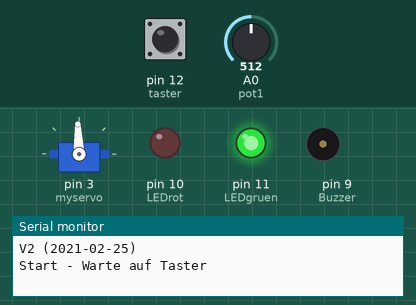
Bench run of a sketch on a simulated Arduino Uno, built with avr-gcc and run on an emulated ATmega328P. On the bench: servo, output pins drawn as LEDs (lit = HIGH), buzzer (waves = sounding, pin HIGH), the last lines printed to the serial monitor. Inputs (shaded band) come from the test bench; at power-on: pin 12 (taster) LOW, A0 (pot1) = 512.

Above: at 1.2 s.
1.3 s: pin 12 (taster) pulled HIGH for 0.15 s
At 4.9 s:
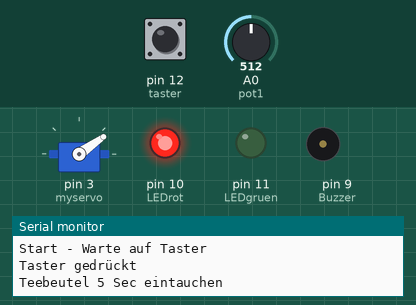
At 9.81 s:
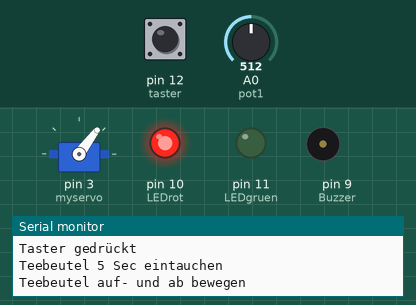
Timing chart, 0 to 10.3 s (numbered marks = the images above; inputs shaded):
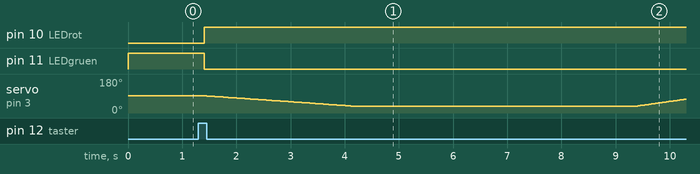

The sketch:

tea-timer.ino
```cpp
char version[ ] ="V2 (2021-02-25)";

#include <Arduino.h>

#include <Servo.h>
Servo myservo;

// Ein paar Variablen für die Hardware
const int pot1 = A0;
int pot1_wert = 0;
const int taster=12;
int tasterstatus=0;
const int LEDgruen=11;
const int LEDrot=10;
const int Buzzer=9;

// Ein paar Winkeleinstellungen für den Arm
const int Beuteloben=92;
const int Beutelunten=35;
const int Beutelmitte=80;

// Variablen für die Zeitmessung
unsigned long startMillis = 0;
unsigned long endMillis = 0;
unsigned long zeit;

// Status fürs Programm
int programmstatus=0;
int armstellung = 0;

void setup() {
  pinMode(taster, INPUT);
  pinMode(LEDgruen, OUTPUT);
  digitalWrite(LEDgruen, HIGH);
  pinMode(LEDrot, OUTPUT);
  digitalWrite(LEDrot, LOW);
  pinMode(Buzzer, OUTPUT);
  digitalWrite(Buzzer,LOW);
  Serial.begin(9600);
  myservo.attach(3);
  Serial.println(version);
  Serial.println("Start - Warte auf Taster");
  armstellung=Beuteloben;
  myservo.write(armstellung);
}

void endbeep(){
  int i;
  for (i=0;i<3;i++) {
    digitalWrite(Buzzer, HIGH);
    delay(500);
    digitalWrite(Buzzer, LOW);
    delay(500);
  }
}

void servobewegung(int zielwinkel){
  int diff;
  int schritt = 1;
  int warten=25;
  diff = zielwinkel - armstellung;
  if (diff < 0)
  {
    schritt = -1;
    warten=50;
  }
  while (armstellung != zielwinkel)
  {
    armstellung = armstellung + schritt;
    myservo.write(armstellung);
    delay(warten);
  }
}

// taucht den Beutel 5 mal raus und rein,
void aufab(){
  int i;
  for (i=0;i<5;i++){
    servobewegung(Beutelmitte);
    delay(500);
    servobewegung(Beutelunten);
    delay(500);
  }
}

void loop() {
  pot1_wert = analogRead(pot1);
  pot1_wert = map(pot1_wert, 0 ,1023, 0, 100);
  // Abhängig vom Programmstatus die LED schalten, grün ist fertig, rot=läuft.
  if (programmstatus == 0)
  {
    digitalWrite(LEDgruen, HIGH);
    digitalWrite(LEDrot, LOW);
  }
  else
  {
    digitalWrite(LEDgruen, LOW);
    digitalWrite(LEDrot, HIGH);
  }

  if (programmstatus == 3) // warten dass die Zeit abläuft
  {
    Serial.print("P1 = ");
    Serial.println(pot1_wert);
    endMillis = startMillis + (unsigned long) 6000*pot1_wert;
//    Serial.println(startMillis);
    zeit = millis();
//    Serial.println(zeit);
//    Serial.println(endMillis);
    if (zeit > endMillis) // Programm fertig;
    {
      programmstatus=0;
      servobewegung(Beuteloben);
      endbeep();
    }
  }

  if (programmstatus == 2) // aufab machen
  {
    programmstatus=3;
    Serial.println("Teebeutel auf- und ab bewegen");
    aufab();
    startMillis = millis(); // Startzeit ermitteln
  }
  if (programmstatus == 1) // Start, Beutel eintauchen und 5 Sekunden warten)
  {
    Serial.println("Teebeutel 5 Sec eintauchen");
    programmstatus = 2;
    servobewegung(Beutelunten);
    delay(5000);
  }

  tasterstatus=digitalRead(taster);
  if (tasterstatus == HIGH)
  { if (programmstatus == 0)
  {
     programmstatus=1; // start das Programm
     Serial.println("Taster gedrückt");
  }
  }
  delay(100);
}
```

Measured:
- after the input at 1.3 s, pin 10 (LEDrot): LOW → HIGH after 0.10 s; pin 11 (LEDgruen): HIGH → LOW after 0.10 s
